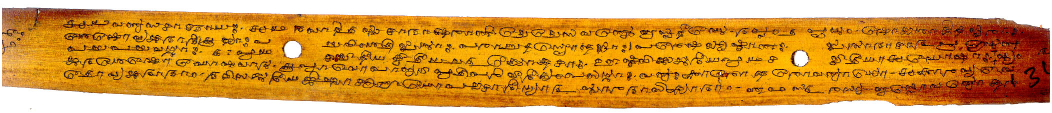
#> input picture A_1/palm-leaf-1.jpg, 2104 x 226 px (shown at 1/2 size)
$ jupyter execute Question9.ipynb
#> lines starting #> are read from the running program, lines starting #| are printed output that depends on the picture; after the words box and inside, x2 and y2 are one past the last pixel; in counts of white or black regions, pixels touching at a corner belong together
# Qn-9
## Binarization

[cell 1]
import cv2
import numpy as np
from matplotlib import pyplot as plt

img = cv2.imread('palm-leaf-1.jpg',0)
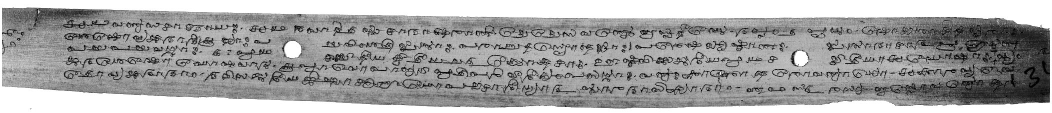
#> img: shape (226, 2104) (shown at 1/2 size); min 0, max 255, mean 163.6
ret,thresh1 = cv2.threshold(img,127,255,cv2.THRESH_BINARY)
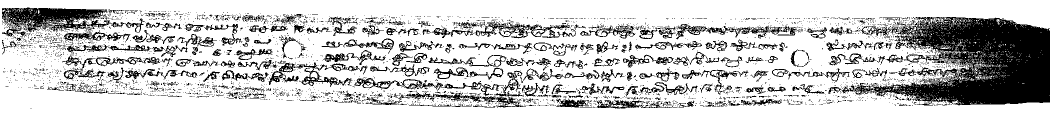
#> thresh1: shape (226, 2104) (shown at 1/2 size); 77.1% white; 4052 black regions (3815 under 20 px), largest, box (x1, y1, x2, y2) and area: (1657, 34, 2100, 211) 40131, (4, 15, 224, 75) 6415, (537, 125, 735, 174) 2322
ret, otsu = cv2.threshold(img,0,255,cv2.THRESH_BINARY+cv2.THRESH_OTSU)
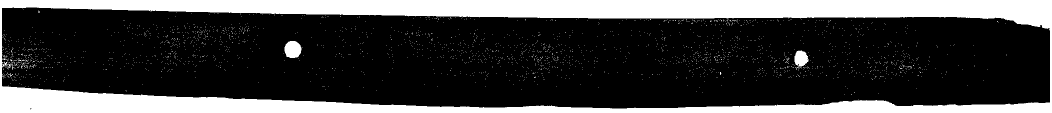
#> otsu: shape (226, 2104) (shown at 1/2 size); 24.8% white; 2533 white regions (2527 under 20 px), largest, box (x1, y1, x2, y2) and area: (0, 0, 2104, 226) 112779, (569, 82, 603, 116) 933, (1589, 101, 1617, 133) 684, (8, 124, 17, 133) 39, (36, 120, 56, 124) 28, (18, 128, 24, 136) 21
#> ret = 193

titles = ['Original Image','BINARY','Otsu']
images = [img, thresh1,  otsu]

for i in xrange(3):
    plt.subplot(2,3,i+1),plt.imshow(images[i],'gray')
    plt.title(titles[i])
    plt.xticks([]),plt.yticks([])

plt.show()
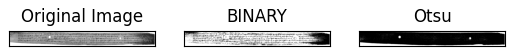
#> figure drawn by matplotlib, 3 panels

[cell 2]
import cv2
import numpy as np
from matplotlib import pyplot as plt

img = cv2.imread('palm-leaf-2.jpg',0)
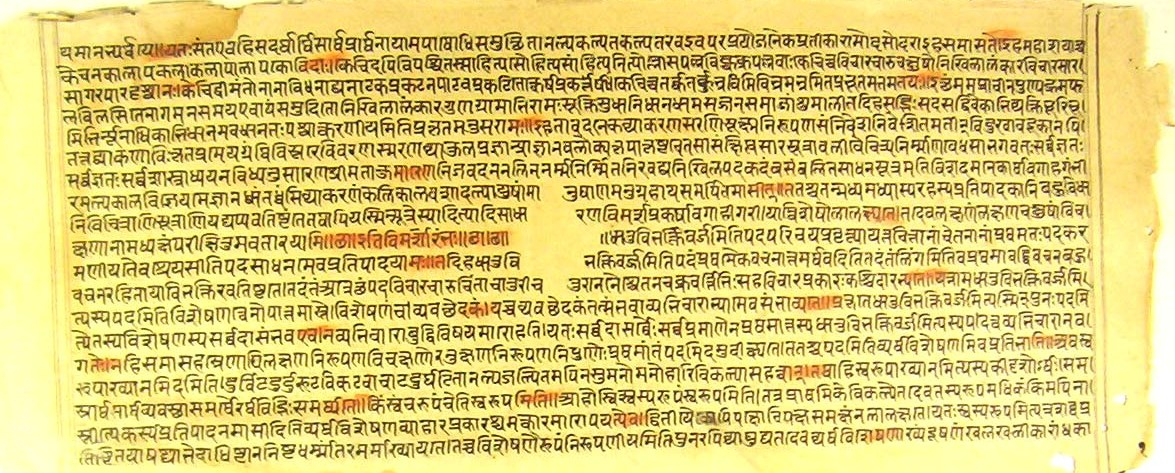
#> input picture A_1/palm-leaf-2.jpg, 1175 x 473 px
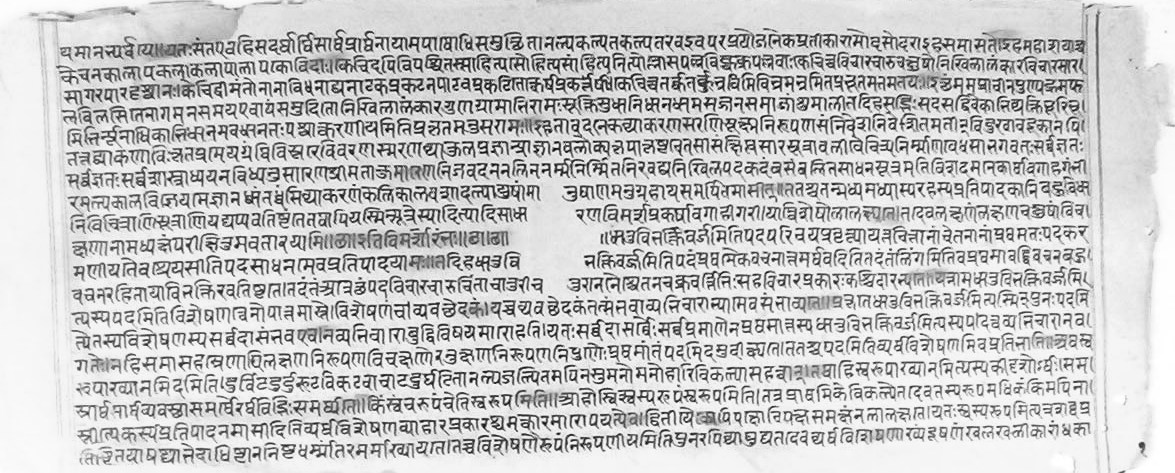
#> img: shape (473, 1175); min 0, max 255, mean 196.9
ret,thresh1 = cv2.threshold(img,127,255,cv2.THRESH_BINARY)
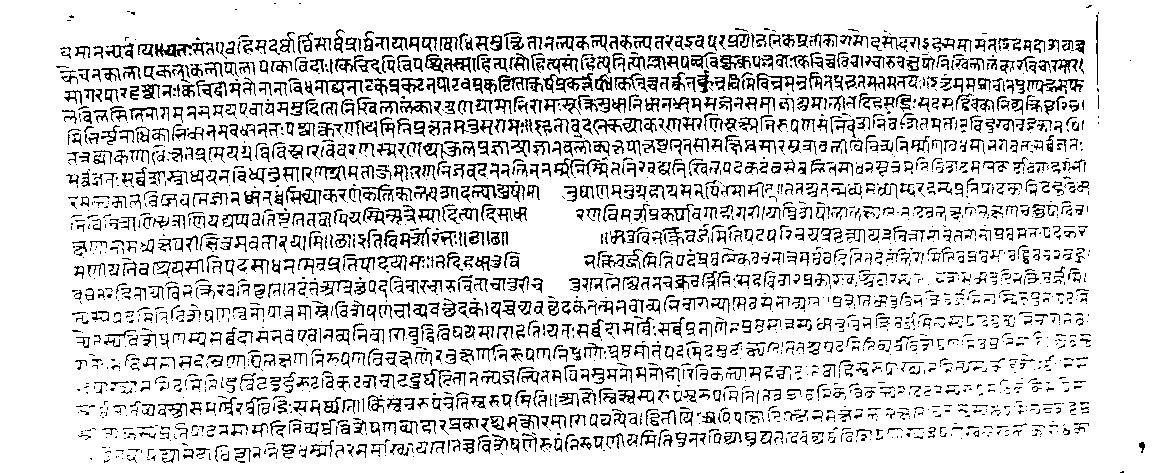
#> thresh1: shape (473, 1175); 83.8% white; black in thin lines or dots
ret, otsu = cv2.threshold(img,0,255,cv2.THRESH_BINARY+cv2.THRESH_OTSU)
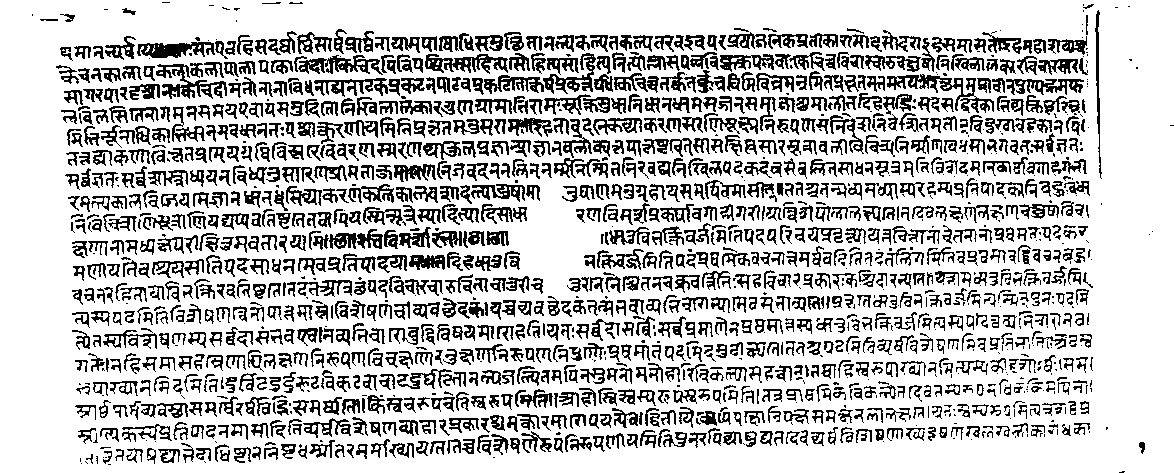
#> otsu: shape (473, 1175); 75.5% white; black in thin lines or dots
#> ret = 166

titles = ['Original Image','BINARY','Otsu']
images = [img, thresh1,  otsu]

for i in xrange(3):
    plt.subplot(2,3,i+1),plt.imshow(images[i],'gray')
    plt.title(titles[i])
    plt.xticks([]),plt.yticks([])

plt.show()
